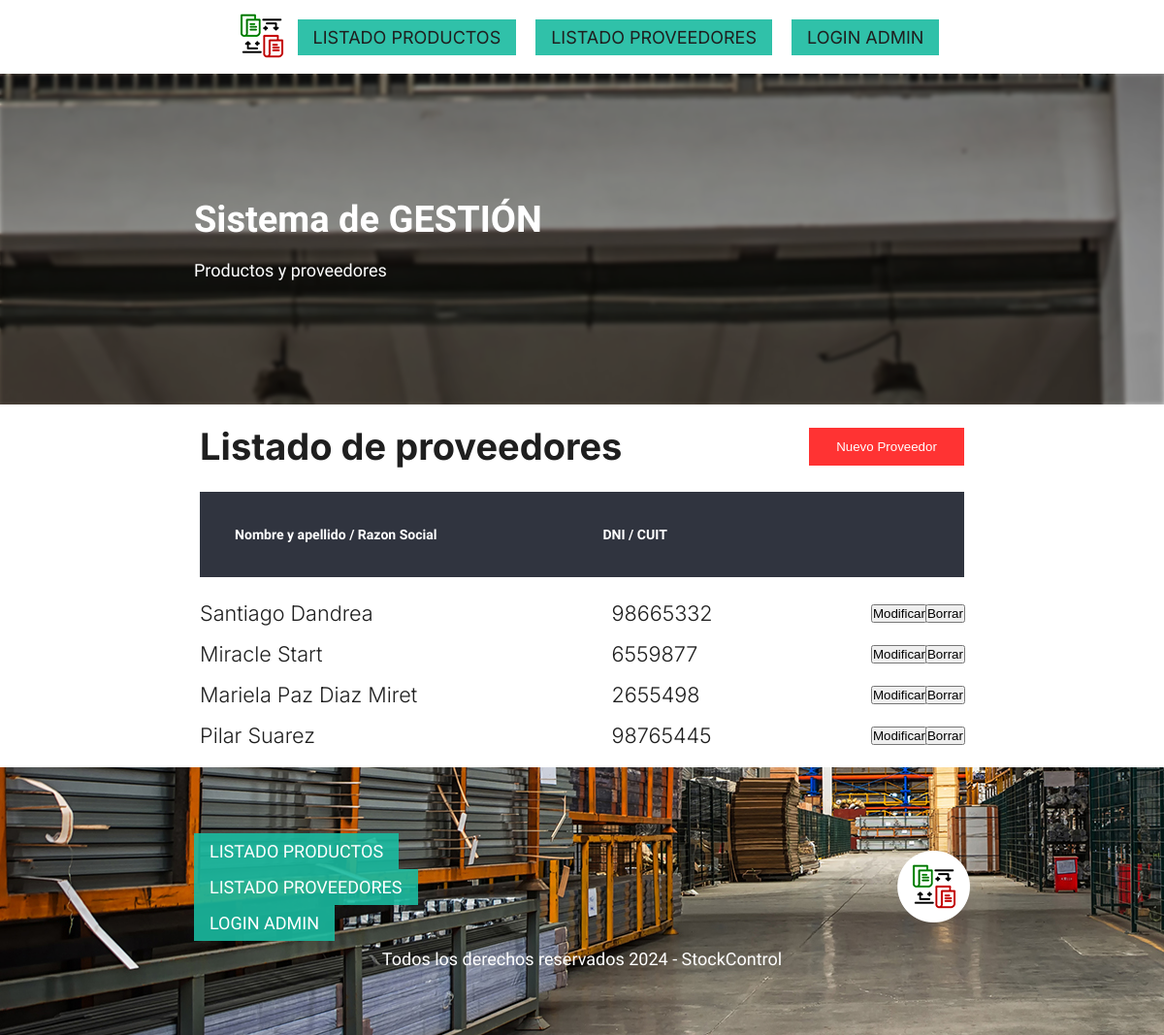
Page /proveedores on the earlier database version.
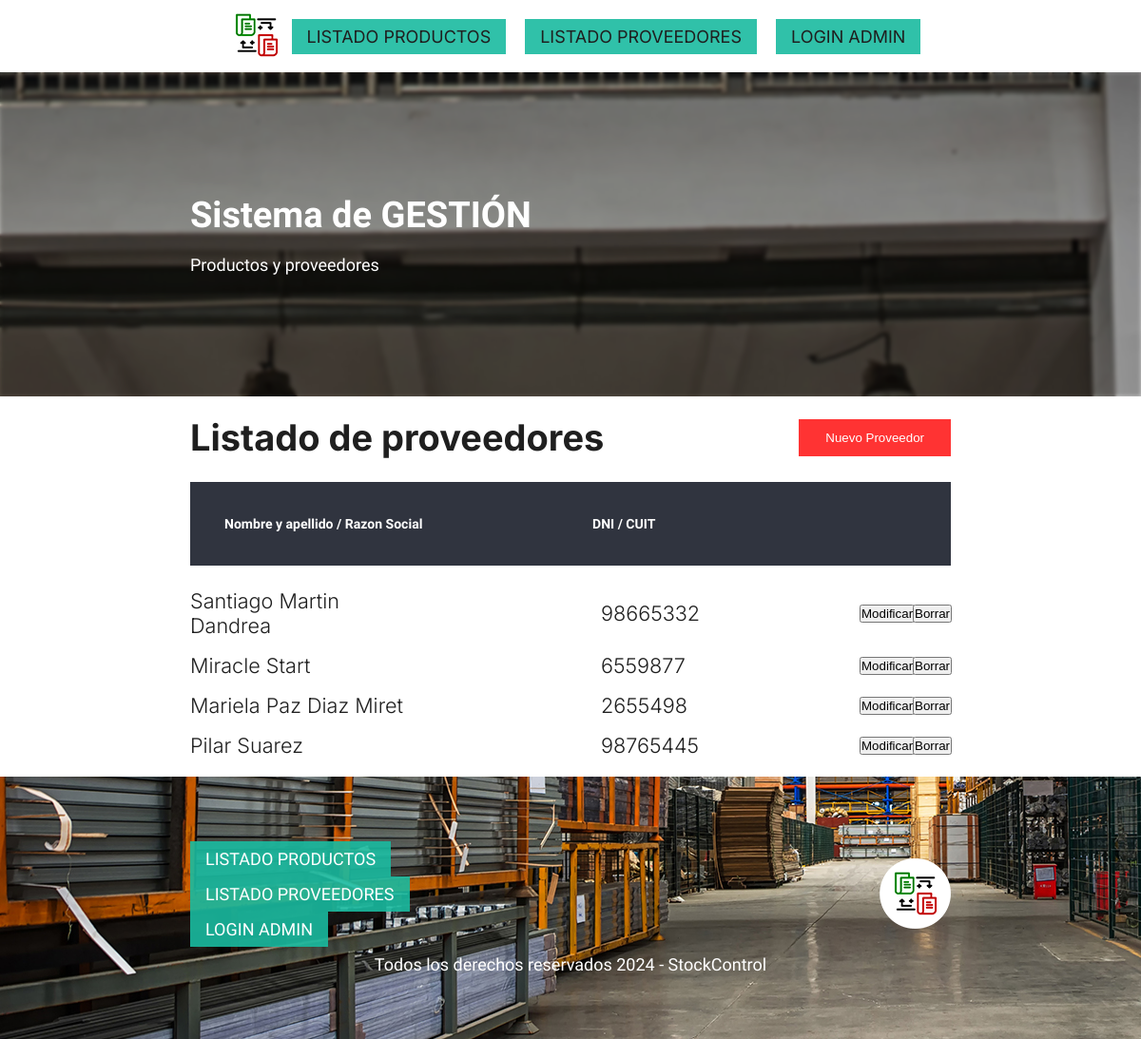
Same page on the later database version.
### compra/models.py (models this page shows, shortened)
class Proveedor(models.Model):
    nombre = models.CharField(max_length=100, verbose_name="Nombre / Razon Social")
    apellido = models.CharField(max_length=100, blank = True, null = True)
    dni = models.CharField(max_length=11, verbose_name="DNI / CUIT")

### compra/views.py (the view)
# urls.py: path('proveedores', views.lista_proveedores, name='lista_proveedores'),
def lista_proveedores(request):
    proveedores = Proveedor.objects.all()
    return render(request, 'lista_proveedores.html', {'proveedores': proveedores})

### compra/templates/lista_proveedores.html (shortened to what this page needs)
{% extends "inicio.html" %}
{% block content %}
<body class="grid-fixed">
  <main id="admin" class="container">
      <section class="admin__list">
        <div class="admin__header">
          <h2>Listado de proveedores</h2>
          <a href="{% url 'agregar_proveedor' %}"><input type="submit" class="form__btn btn btn--primary btn--large" value="Nuevo Proveedor"></a>
        </div>
        <div class="admin-table">
          <header class="admin-table__header">
            <h3>Nombre y apellido / Razon Social</h3>
            <h3>DNI / CUIT</h3>
          </header>
          {% for proveedor in proveedores %}
          <article class="admin-table__row">
            <p>{{ proveedor.nombre }} {{ proveedor.apellido }}</p>
            <p> {{ proveedor.dni }}</p>
            <a href="{% url 'editar_proveedor' proveedor.id %}"><input type="submit" value="Modificar"></a></li>
            <a href="#" onclick="confirmarBorrado({{ proveedor.id }})"><input type="submit" value="Borrar"></a>
          </article>
          {% endfor %}
        </div>
      </section>
  </main>
{% endblock %}

Differences in the rows shown:
changed Proveedor "Dandrea": nombre "Santiago" → "Santiago Martin"
